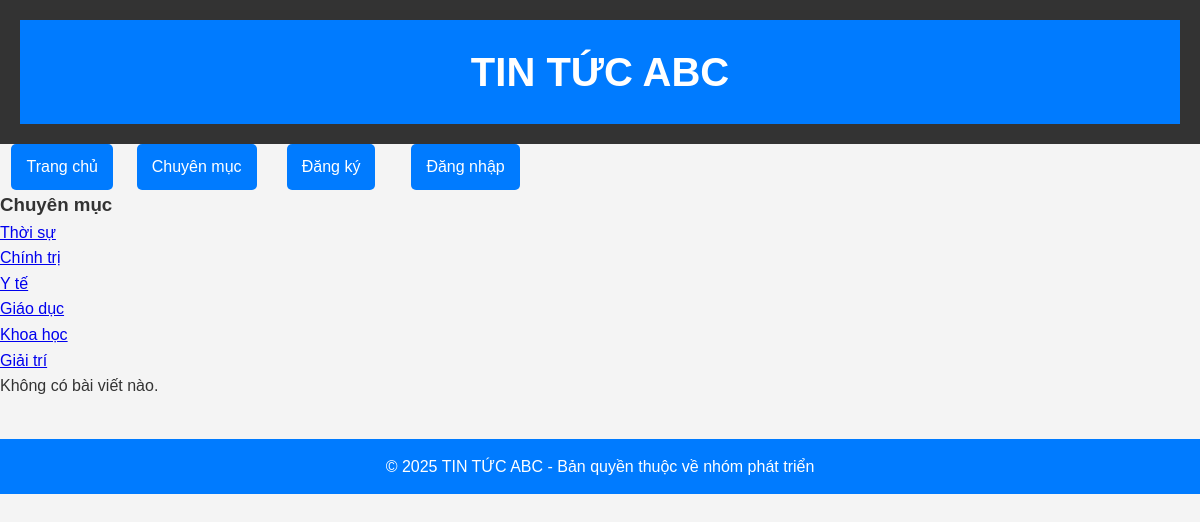
Page /?page=2 on the earlier database version.
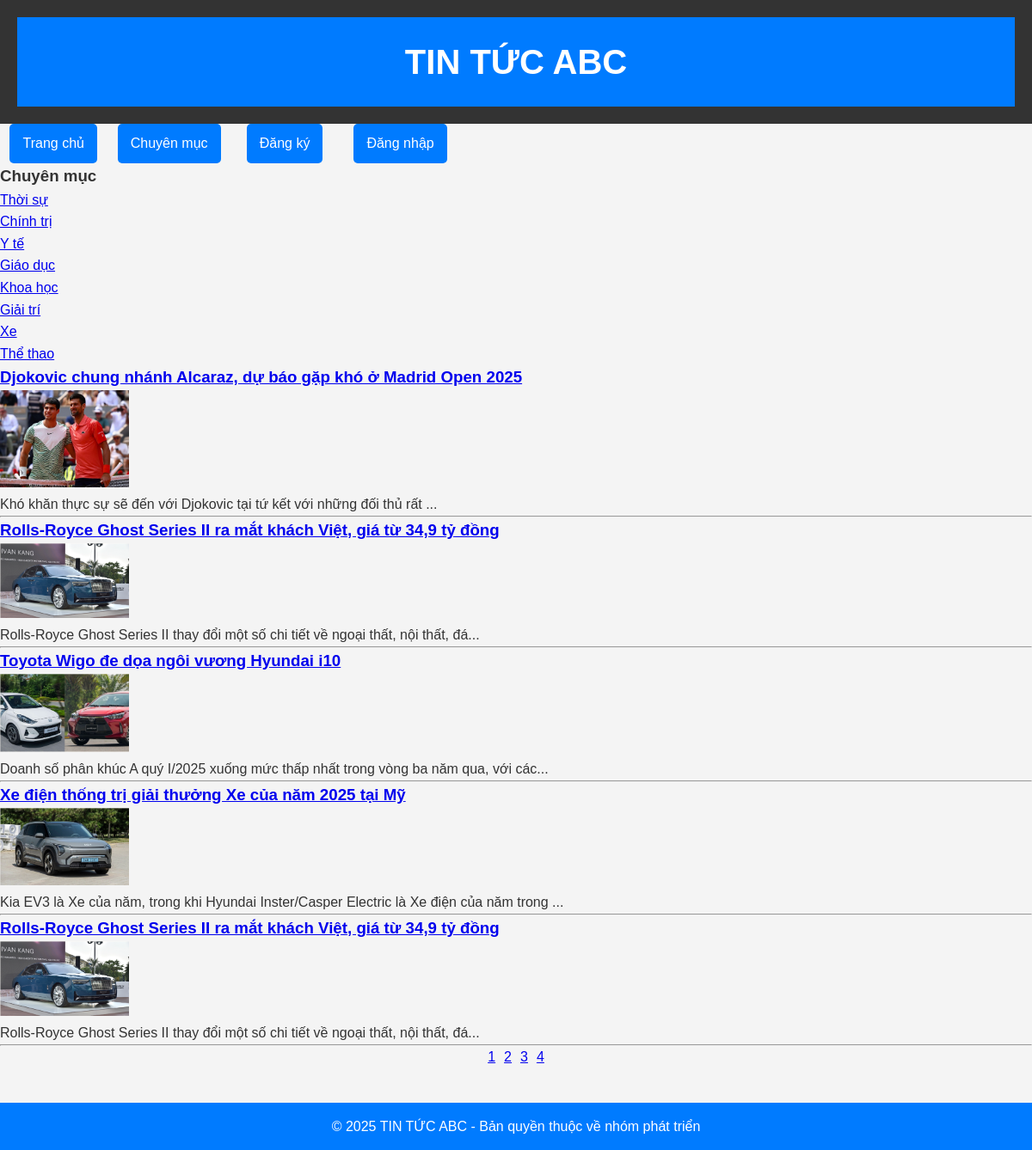
Same page on the later database version.
### tables this page shows
CREATE TABLE `chuyenmuc` (
  `id` int(11) NOT NULL,
  `ten` varchar(255) NOT NULL,
  `mota` text DEFAULT NULL,
  `created_at` timestamp NOT NULL DEFAULT current_timestamp()
);

CREATE TABLE `news` (
  `id` int(11) NOT NULL,
  `tieude` varchar(255) DEFAULT NULL,
  `noidung` text DEFAULT NULL,
  `created_at` timestamp NOT NULL DEFAULT current_timestamp(),
  `image` varchar(255) DEFAULT NULL,
  `views` int(11) DEFAULT 0,
  `chuyenmuc_id` int(11) NOT NULL,
  `author` varchar(100) DEFAULT NULL
);

### index.php (the view, shortened to what this page needs)
<?php
include('connect.php');
$chuyenmuc_result = mysqli_query($conn, "SELECT * FROM chuyenmuc");
$page = isset($_GET['page']) ? (int)$_GET['page'] : 1;
$limit = 5;
$offset = ($page - 1) * $limit;
$sql = "SELECT * FROM news ORDER BY id DESC LIMIT $limit OFFSET $offset";
$result = mysqli_query($conn, $sql);
?>
<!DOCTYPE html>
<html lang="vi">
<head>
    <link rel="stylesheet" href="style.css">
</head>
<body>
    <?php include('modun/header.php'); ?>
    <?php include('modun/menu.php'); ?>
    <div class="chuyenmuc">
        <h3>Chuyên mục</h3>
        <ul>
            <?php while ($chuyenmuc = mysqli_fetch_assoc($chuyenmuc_result)): ?>
                <li><a href="?chuyenmuc_id=<?= $chuyenmuc['id'] ?>"><?= $chuyenmuc['ten'] ?></a></li>
            <?php endwhile; ?>
        </ul>
    </div>
    <?php
    if (mysqli_num_rows($result) > 0) {
        while ($row = mysqli_fetch_assoc($result)) {
            echo "<h3><a href='chitiettintuc.php?id={$row['id']}'>{$row['tieude']}</a></h3>";
            if (!empty($row['image'])) {
                echo "<img src='uploads/{$row['image']}' width='150'><br>";
            }
            echo "<p>" . substr(strip_tags($row['noidung']), 0, 100) . "...</p><hr>";
        }
    } else {
        echo "<p>Không có bài viết nào.</p>";
    }
    ?>
    <div style="text-align:center;">
        <?php
        $total_result = mysqli_query($conn, "SELECT COUNT(*) AS total FROM news");
        $total_row = mysqli_fetch_assoc($total_result);
        $total_pages = ceil($total_row['total'] / $limit);
        for ($i = 1; $i <= $total_pages; $i++) {
            echo "<a href='?page=$i' style='margin:0 5px;'>$i</a>";
        }
        ?>
    </div>
    <?php include('modun/footer.php'); ?>
</body>
</html>

### modun/header.php (shortened to what this page needs)
<!DOCTYPE html>
<html>
<head>
    <link rel="stylesheet" href="style.css">
</head>
<body>
<header>
    <h1 style="text-align:center; background-color:#007BFF; color:white; padding:20px;">TIN TỨC ABC</h1>
</header>

### modun/menu.php
<nav class="main-nav">
    <ul>
        <li><a href='index.php'>Trang chủ</a></li>
        <li><a href='chuyenmuc.php'>Chuyên mục</a></li>
        <?php if (isset($_SESSION['username'])): ?>
            <li><a href='themtintuc.php'>Thêm tin</a></li>
            <?php if ($_SESSION['role'] == 'admin'): ?>
                <li><a href='admin.php'>Quản trị</a></li>
            <?php endif; ?>
            <li><a href='dangxuat.php'>Đăng xuất</a></li>
        <?php else: ?>
            <li><a href='dangky.php'>Đăng ký</a></li>
            <li><a href='dangnhap.php'>Đăng nhập</a></li>
        <?php endif; ?>
    </ul>
</nav>

### modun/footer.php
<footer style="background-color:#007BFF; color:white; padding:15px; text-align:center;">
    <p>&copy; 2025 TIN TỨC ABC - Bản quyền thuộc về nhóm phát triển</p>
</footer>
</body>
</html>

### style.css (style rules this page uses)
* { margin: 0; padding: 0; box-sizing: border-box; }
body { font-family: 'Arial', sans-serif; background-color: #f4f4f4; color: #333; line-height: 1.6; }
header { background-color: #333; color: #fff; padding: 20px; text-align: center; }
header h1 { font-size: 2.5rem; }
footer { background-color: #333; color: white; text-align: center; padding: 20px; margin-top: 40px; }
nav.main-nav ul { display: grid; grid-template-columns: repeat(auto-fill, minmax(120px, 1fr)); gap: 10px; padding: 0; list-style: none; justify-items: center; }
nav.main-nav ul li a { text-decoration: none; color: #fff; padding: 10px 15px; background-color: #007BFF; border-radius: 5px; display: block; }

Differences in the rows shown:
added chuyenmuc: ten "Xe"
added chuyenmuc: ten "Thể thao"
added news: tieude "Djokovic chung nhánh Alcaraz, dự báo gặp khó ở Madrid Open 2025", image (picture), noidung "Khó khăn thực sự sẽ đến với Djokovic tại tứ kết với những đối thủ rất"
added news: tieude "Rolls-Royce Ghost Series II ra mắt khách Việt, giá từ 34,9 tỷ đồng", image (picture), noidung "Rolls-Royce Ghost Series II thay đổi một số chi tiết về ngoại thất, nội thất, đá"
added news: tieude "Toyota Wigo đe dọa ngôi vương Hyundai i10", image (picture), noidung "Doanh số phân khúc A quý I/2025 xuống mức thấp nhất trong vòng ba năm qua, với các"
added news: tieude "Xe điện thống trị giải thưởng Xe của năm 2025 tại Mỹ", image (picture), noidung "Kia EV3 là Xe của năm, trong khi Hyundai Inster/Casper Electric là Xe điện của năm trong"
added news: tieude "Rolls-Royce Ghost Series II ra mắt khách Việt, giá từ 34,9 tỷ đồng", image (picture), noidung "Rolls-Royce Ghost Series II thay đổi một số chi tiết về ngoại thất, nội thất, đá"
Other differences:
new list line: "1"
new list line: "2"
new list line: "3"
new list line: "4"
text no longer shown: "Không có bài viết nào."
